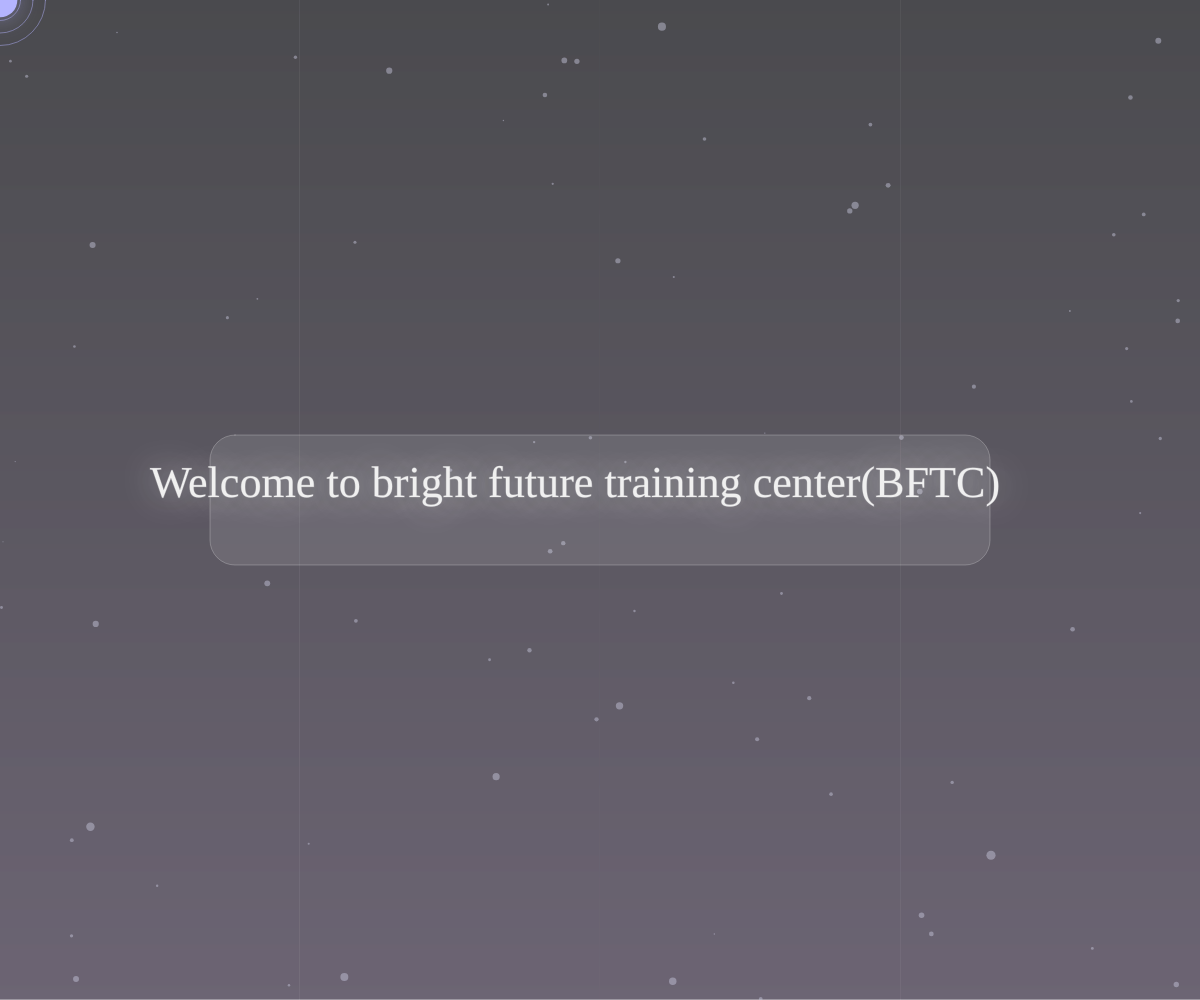
Frame 1 (no input)
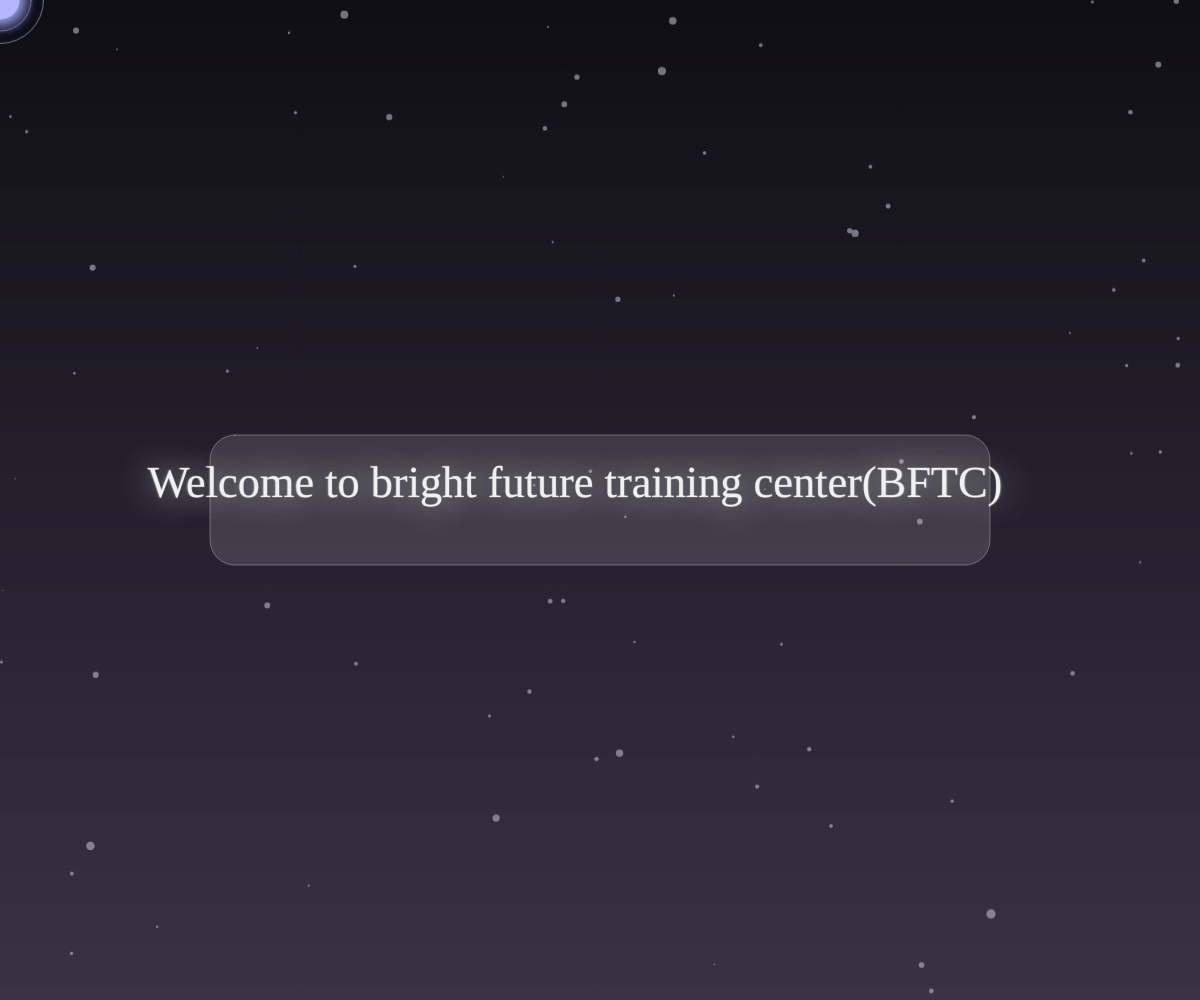
Frame 60 (no input)
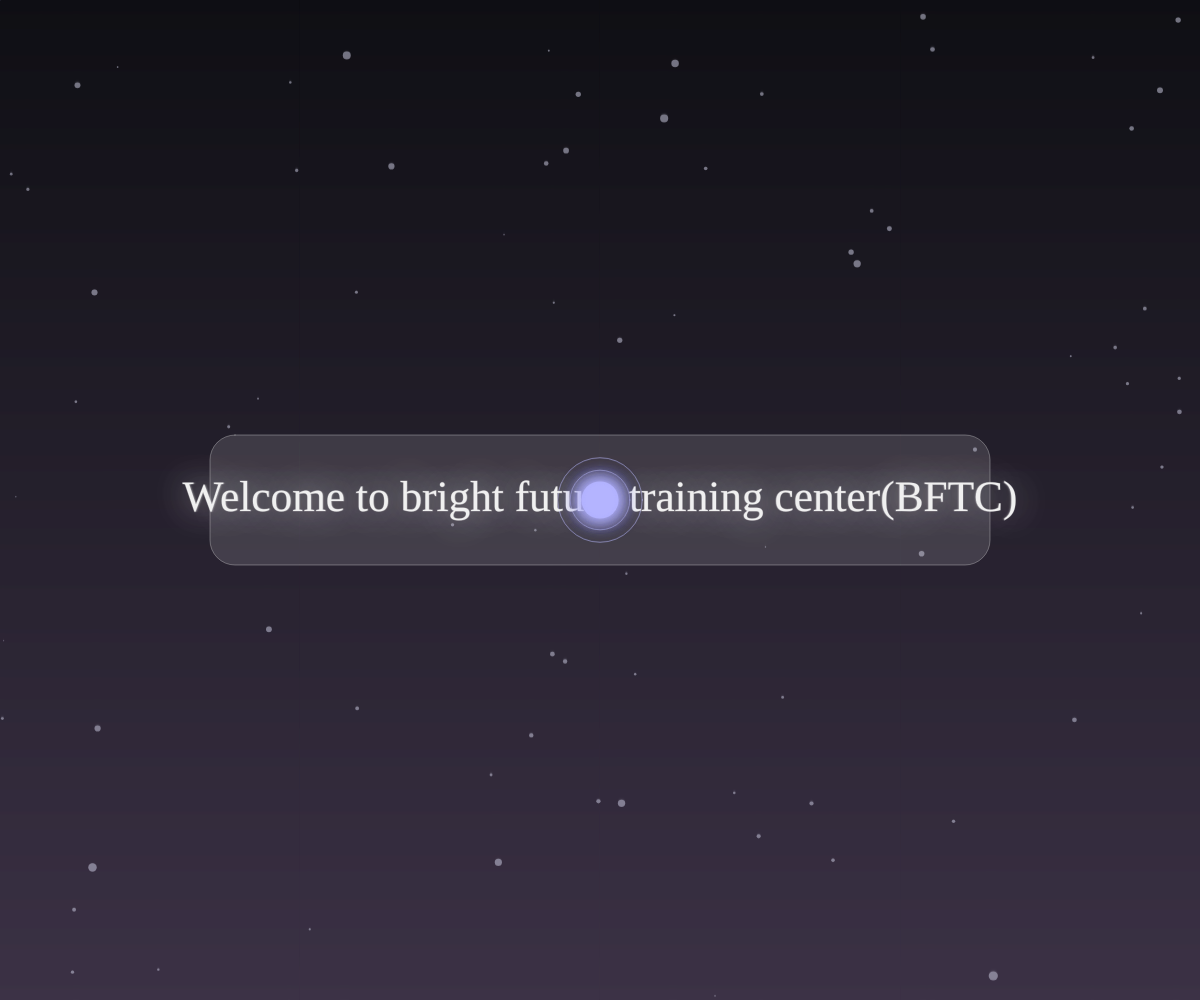
Frame 120 (the mouse pressed at the canvas centre since frame 60)

The p5.js sketch that drew these frames (run headless with seeded random() and noise() and a simulated clock; from frame 60 on, the mouse is pressed at the canvas centre):

// p5.js sketch
// ── sketch.js
let trail = [];
let particles = [];

function setup() {
  createCanvas(windowWidth, windowHeight);
  textAlign(CENTER, CENTER);
  textFont('Georgia');

  // create particles
  for (let i = 0; i < 80; i++) {
    particles.push({
      x: random(width),
      y: random(height),
      size: random(2, 5),
      speed: random(0.2, 1),
      depth: random(0.5, 2)
    });
  }
}

function draw() {
  drawLuxuryBackground();
  drawParallaxParticles();
  drawRipple();
  drawGlassPanel();
  drawText();
  drawTrail();
}

// 🎭 Dark luxury gradient
function drawLuxuryBackground() {
  for (let y = 0; y < height; y++) {
    let inter = map(y, 0, height, 0, 1);
    let c = lerpColor(color(15, 15, 20), color(60, 50, 70), inter);
    stroke(c);
    line(0, y, width, y);
  }
}

// 🌌 Parallax particles
function drawParallaxParticles() {
  noStroke();

  for (let p of particles) {
    let offsetX = (mouseX - width / 2) * 0.002 * p.depth;
    let offsetY = (mouseY - height / 2) * 0.002 * p.depth;

    fill(200, 200, 220, 120);
    ellipse(p.x + offsetX, p.y + offsetY, p.size * p.depth);

    // slow drift
    p.y += p.speed;
    if (p.y > height) p.y = 0;
  }
}

// ✨ Cursor ripple distortion
function drawRipple() {
  noFill();
  stroke(180, 180, 255, 120);

  for (let i = 0; i < 3; i++) {
    let r = 40 + i * 25 + sin(frameCount * 0.1) * 10;
    ellipse(mouseX, mouseY, r);
  }
}

// 🧊 Glass panel
function drawGlassPanel() {
  let w = width * 0.65;
  let h = 130;

  let x = width / 2 - w / 2;
  let y = height / 2 - h / 2;

  fill(255, 255, 255, 25);
  noStroke();
  rect(x, y, w, h, 25);

  stroke(255, 255, 255, 60);
  noFill();
  rect(x, y, w, h, 25);
}

// ✨ Premium text
function drawText() {
  let offsetX = map(mouseX, 0, width, -25, 25);
  let offsetY = map(mouseY, 0, height, -15, 15);

  push();
  translate(width / 2 + offsetX, height / 2 + offsetY);

  let glow = sin(frameCount * 0.05) * 8;

  textSize(44 + glow * 0.3);
  fill(240);

  drawingContext.shadowBlur = 35;
  drawingContext.shadowColor = "rgba(255,255,255,0.6)";

  text("Welcome to bright future training center(BFTC)", 0, 0);

  pop();

  drawingContext.shadowBlur = 0;
}

// 💫 Elegant mouse trail
function drawTrail() {
  trail.push({
    x: mouseX,
    y: mouseY,
    size: random(25, 45),
    alpha: 255
  });

  for (let t of trail) {
    noStroke();
    fill(180, 180, 255, t.alpha);

    drawingContext.shadowBlur = 25;
    drawingContext.shadowColor = "rgba(180,180,255,0.5)";

    ellipse(t.x, t.y, t.size);

    t.alpha -= 4;
    t.size *= 0.95;
  }

  drawingContext.shadowBlur = 0;

  trail = trail.filter(t => t.alpha > 0);
}

// 📱 Responsive
function windowResized() {
  resizeCanvas(windowWidth, windowHeight);
}
